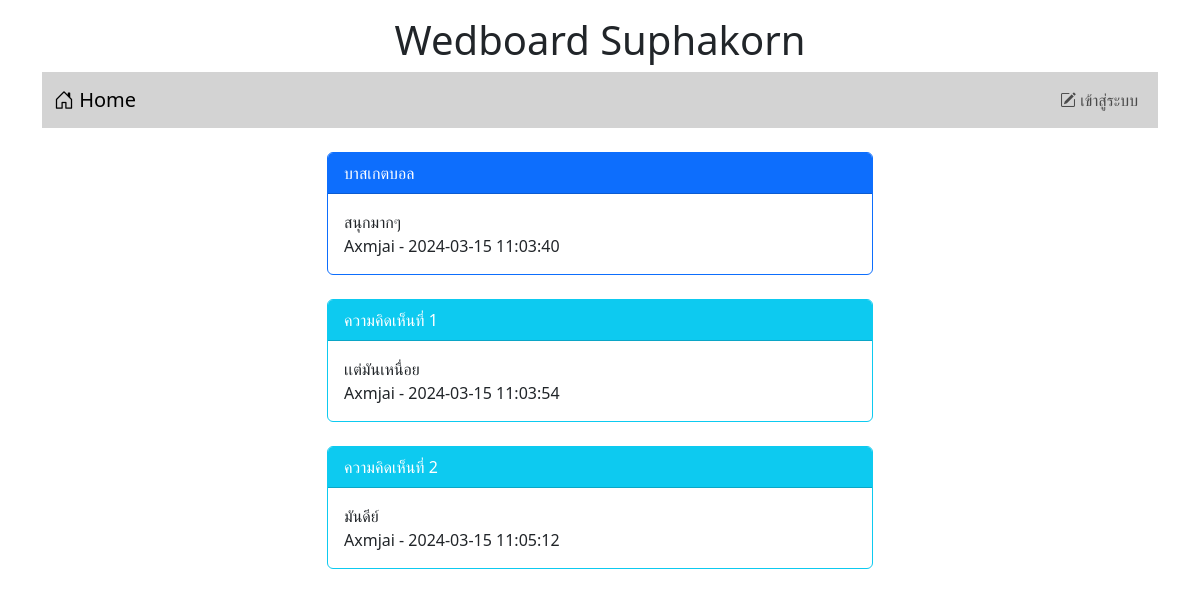
Screenshot of /post.php?id=5 with the database file from the repository.
### tables this page shows
CREATE TABLE `post` (
  `id` int(11) NOT NULL,
  `title` varchar(128) NOT NULL,
  `content` varchar(2048) NOT NULL,
  `post_date` datetime NOT NULL,
  `cat_id` int(11) NOT NULL,
  `user_id` int(11) NOT NULL
);

CREATE TABLE `user` (
  `id` int(11) NOT NULL,
  `login` varchar(32) NOT NULL,
  `password` varchar(64) NOT NULL,
  `name` varchar(64) NOT NULL,
  `gender` char(1) NOT NULL,
  `email` varchar(32) NOT NULL,
  `role` char(1) NOT NULL
);

CREATE TABLE `comment` (
  `id` int(11) NOT NULL,
  `content` varchar(20148) NOT NULL,
  `post_date` datetime NOT NULL,
  `user_id` int(11) NOT NULL,
  `post_id` int(11) NOT NULL
);

### post.php (the view, shortened to what this page needs)
<!DOCTYPE html>
<html lang="en">
<head>
    <link rel="stylesheet" href="bootstrap-5.3.2-dist/css/bootstrap.min.css">
    <link rel="stylesheet" href="https://cdn.jsdelivr.net/npm/bootstrap-icons@1.11.3/font/bootstrap-icons.min.css">
</head>
<body>
    <div class="container-lg">
        <h1 style="text-align: center;" class="mt-3">Wedboard Suphakorn</h1>
        <?php include "nav.php" ?>
        <div class="row mt-4">
            <div class="col-lg-3 col-md-2 col-sm-1"></div>
            <div class="col-lg-6 col-md-8 col-sm-10">
                <?php
                $conn = new PDO("mysql:host=localhost;dbname=webboard;charset=utf8", "root", "");
                $sql = "SELECT post.title,post.content,post.post_date,user.login
            FROM post INNER JOIN user ON (post.user_id = user.id) WHERE post.id = $_GET[id]";
                $result = $conn->query($sql);
                while ($row = $result->fetch()) {
                    echo "<div class='card border-primary'>";
                    echo "<div class='card-header bg-primary text-white'>$row[0]</div>";
                    echo "<div class='card-body'>$row[1]<br> $row[3] - $row[2]
                </div>";
                    echo "</div><br>";
                }
                $sql = "SELECT comment.content,comment.post_date,user.login,comment.id
            FROM comment INNER JOIN user ON (comment.user_id = user.id) WHERE comment.post_id = $_GET[id]";
                $result = $conn->query($sql);
                $i = 1;
                while ($row = $result->fetch()) {
                    echo "<div class='card border-info'>";
                    echo "<div class='card-header bg-info text-white'>ความคิดเห็นที่ $i</div>";
                    echo "<div class='card-body'>$row[0]<br> $row[2] - $row[1]
                        </div>";
                    echo "</div><br>";
                    $i = $i + 1;
                }
                ?>
            </div>
            <br>
        </div>
    </div>
</body>
</html>

### rows the page displays
post: title "บาสเกตบอล", content "สนุกมากๆ", user.login "Axmjai", post_date "2024-03-15 11:03:40"
comment: content "เเต่มันเหนื่อย", user.login "Axmjai", post_date "2024-03-15 11:03:54"
comment: content "มันดีย์", user.login "Axmjai", post_date "2024-03-15 11:05:12"
